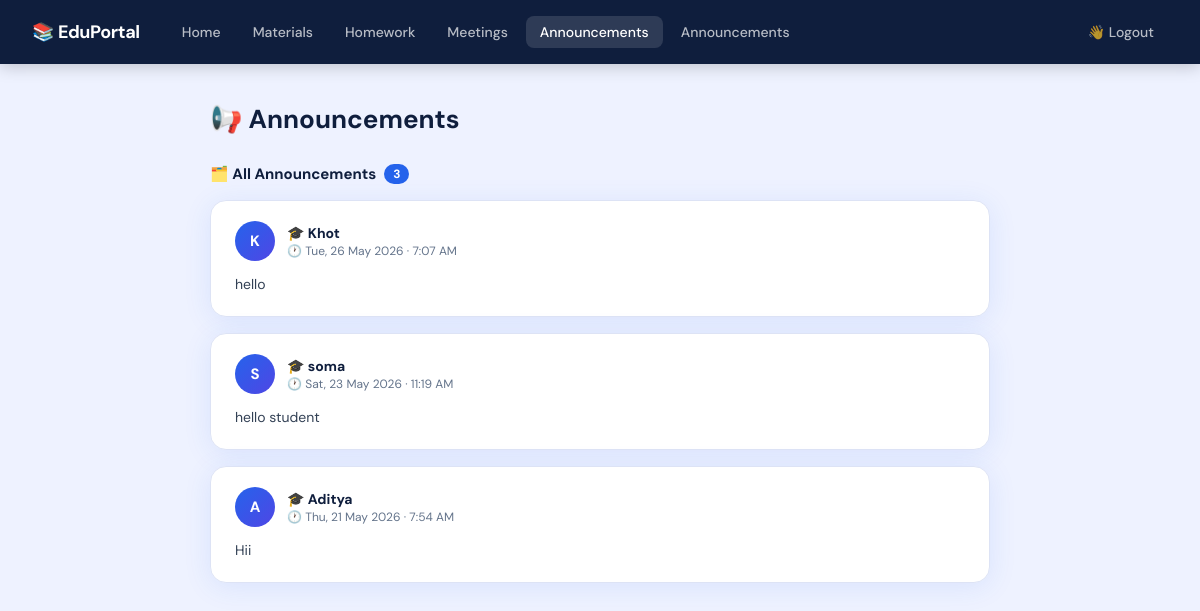
Screenshot of /Backend/announcements.php (signed in) with the database file from the repository.
### tables this page shows
CREATE TABLE `announcements` (
  `id` int NOT NULL AUTO_INCREMENT,
  `teacher_id` int DEFAULT NULL,
  `teacher_name` varchar(100) DEFAULT NULL,
  `announcement_text` text NOT NULL,
  `created_at` timestamp NULL DEFAULT CURRENT_TIMESTAMP,
  PRIMARY KEY (`id`)
);

### Backend/announcements.php (the view, shortened to what this page needs)
<?php
include("connect.php");
$role      = $_SESSION['role'];
$announcements = $conn->query("SELECT * FROM announcements ORDER BY created_at DESC");
$rows = [];
while ($r = $announcements->fetch_assoc()) $rows[] = $r;
?>
<!DOCTYPE html>
<html lang="en">
<head>
</head>
<body>
<nav class="navbar">
    <span class="brand">📚 EduPortal</span>
    <?php if($role === 'teacher'): ?>
        <a href="teacher-dashboard.php">Home</a>
        <a href="study-materials.php">Materials</a>
        <a href="homework.php">Homework</a>
        <a href="meetings.php">Meetings</a>
        <a href="announcements.php" class="active">Announcements</a>
        <a href="attendance.php">Attendance</a>
    <?php else: ?>
        <a href="homepage.php">Home</a>
        <a href="study-materials.php">Materials</a>
        <a href="homework.php">Homework</a>
        <a href="meetings.php">Meetings</a>
        <a href="announcements.php" class="active">Announcements</a>
        <a href="attendance.php">Announcements</a>
    <?php endif; ?>
    <a href="logout.php">👋 Logout</a>
</nav>
<div class="page">
    <div class="page-header">
        <h1>📢 Announcements</h1>
    </div>
    <div class="section-title">
        🗂️ All Announcements
        <span class="badge"><?= count($rows) ?></span>
    </div>
    <?php if(empty($rows)): ?>
        <div class="empty">
            <div class="icon">📭</div>
            <p>No announcements yet.</p>
        </div>
    <?php else: ?>
    <div class="ann-list">
        <?php foreach($rows as $i => $row): ?>
        <div class="ann-card" style="animation-delay:<?= $i*.06 ?>s">
            <div class="ann-header">
                <div class="ann-avatar"><?= strtoupper(substr($row['teacher_name'], 0, 1)) ?></div>
                <div class="ann-meta">
                    <div class="ann-author">🎓 <?= htmlspecialchars($row['teacher_name']) ?></div>
                    <div class="ann-time">🕐 <?= date('D, d M Y · g:i A', strtotime($row['created_at'])) ?></div>
                </div>
            </div>
            <div class="ann-body"><?= htmlspecialchars($row['announcement_text']) ?></div>
        </div>
        <?php endforeach; ?>
    </div>
    <?php endif; ?>
</div>
</body>
</html>

### Backend/announcements.php (style rules this page uses)
*,*::before,*::after { box-sizing:border-box;margin:0;padding:0 }
:root { --navy:#0f1e3d;--blue:#2563eb;--blue2:#1d4ed8;--indigo:#4f46e5; --green:#16a34a;--red:#dc2626; --bg:#eef2ff;--card:#fff;--border:#dde3f5; --text:#1e293b;--muted:#64748b;--radius:16px; --shadow:0 4px 28px rgba(37,99,235,.10); }
body { font-family:'DM Sans',sans-serif;background:var(--bg);color:var(--text);min-height:100vh }
.navbar { background:var(--navy);padding:0 32px;display:flex;align-items:center;height:64px;gap:4px;box-shadow:0 2px 16px rgba(0,0,0,.22) }
.navbar .brand { font-weight:700;font-size:18px;color:#fff;margin-right:24px;letter-spacing:-.4px }
.navbar a { color:rgba(255,255,255,.7);text-decoration:none;font-size:14px;font-weight:500;padding:7px 14px;border-radius:8px;transition:.18s }
.navbar a:hover,.navbar a.active { background:rgba(255,255,255,.13);color:#fff }
.page { max-width:820px;margin:38px auto;padding:0 20px 80px }
.page-header { display:flex;align-items:center;justify-content:space-between;margin-bottom:28px }
.page-header h1 { font-size:26px;font-weight:700;color:var(--navy);display:flex;align-items:center;gap:10px }
.section-title { font-size:15px;font-weight:700;color:var(--navy);margin-bottom:16px;display:flex;align-items:center;gap:8px }
.badge { background:var(--blue);color:#fff;font-size:12px;font-weight:700;border-radius:20px;padding:2px 9px }
.ann-list { display:flex;flex-direction:column;gap:16px }
.ann-card { background:var(--card);border-radius:var(--radius);box-shadow:var(--shadow);border:1px solid var(--border);padding:20px 24px;animation:fadeUp .35s ease both;transition:box-shadow .2s,transform .2s }
.ann-header { display:flex;align-items:center;gap:12px;margin-bottom:12px }
.ann-avatar { width:40px;height:40px;border-radius:50%;background:linear-gradient(135deg,var(--blue),var(--indigo));display:flex;align-items:center;justify-content:center;font-size:15px;font-weight:700;color:#fff;flex-shrink:0 }
.ann-meta { flex:1;min-width:0 }
.ann-author { font-size:14px;font-weight:700;color:var(--navy) }
.ann-time { font-size:12px;color:var(--muted);margin-top:1px }
.ann-body { font-size:14px;color:#334155;line-height:1.65;white-space:pre-wrap }

### rows the page displays
announcements: teacher_name "K", teacher_name "Khot", created_at "Tue, 26 May 2026 · 7:07 AM", announcement_text "hello"
announcements: teacher_name "S", teacher_name "soma", created_at "Sat, 23 May 2026 · 11:19 AM", announcement_text "hello student"
announcements: teacher_name "A", teacher_name "Aditya", created_at "Thu, 21 May 2026 · 7:54 AM", announcement_text "Hii"

### other values shown
count($rows) "3"
